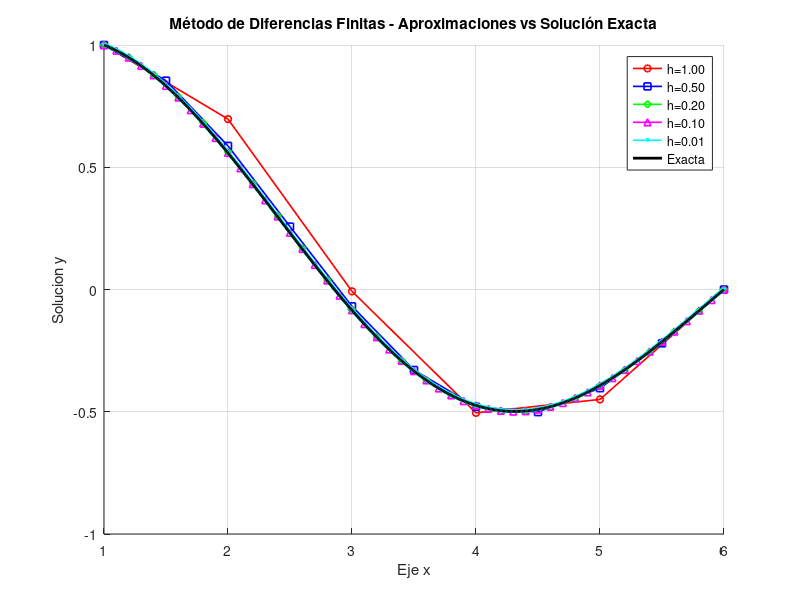

This figure's MATLAB source:
% Resolución mediante el algoritmo de Thomas

function p2_av5()
  diary("resultados_edo2.txt");
  diary on;
  % Definición de las funciones del problema
  p = @(x) -1 ./ x;
  q = @(x) 1 ./ (4 .* x.^2) - 1;
  r = @(x) 0 .* x;  % r(x) = 0 para este problema

  % Condiciones de frontera y dominio
  a = 1; b = 6;
  y0 = 1; yn = 0;

  % Solución exacta
  y_exacta = @(x) sin(6 - x) ./ (sin(5) .* sqrt(x));

  % Valores de h a utilizar
  H = [1, 0.5, 0.2, 0.1, 0.01];

  % Preparar la gráfica
  figure('visible', 'off');
  hold on;

  % Colores y marcadores para cada h
  colores = {'r-o', 'b-s', 'g-d', 'm-^', 'c-v'};

  % Tabla de errores
  fprintf('=============================================================\n');
  fprintf('  RESULTADOS DEL MÉTODO DE DIFERENCIAS FINITAS\n');
  fprintf('=============================================================\n\n');

  errores_max = zeros(1, length(H));

  for k = 1:length(H)
    h = H(k);
    fprintf('-------------------------------------------------------------\n');
    fprintf('  h = %.2f\n', h);
    fprintf('-------------------------------------------------------------\n');

    % Llamada a la función edo2
    [x_vec, y_vec] = edo2(p, q, r, h, a, b, y0, yn);

    % Solución exacta en los nodos
    y_ex = y_exacta(x_vec);

    % Error absoluto máximo
    error_max = max(abs(y_vec - y_ex));
    errores_max(k) = error_max;

    % Imprimir resultados
    fprintf('\n  Vector de nodos x:\n');
    fprintf('  ');
    for i = 1:length(x_vec)
      fprintf('%.4f  ', x_vec(i));
      if mod(i, 8) == 0 && i < length(x_vec)
        fprintf('\n  ');
      end
    end
    fprintf('\n');

    fprintf('\n  Aproximación numérica y:\n');
    fprintf('  ');
    for i = 1:length(y_vec)
      fprintf('%.6f  ', y_vec(i));
      if mod(i, 6) == 0 && i < length(y_vec)
        fprintf('\n  ');
      end
    end
    fprintf('\n');

    fprintf('\n  Solución exacta y_exacta:\n');
    fprintf('  ');
    for i = 1:length(y_ex)
      fprintf('%.6f  ', y_ex(i));
      if mod(i, 6) == 0 && i < length(y_ex)
        fprintf('\n  ');
      end
    end
    fprintf('\n');

    fprintf('\n  Error absoluto máximo: %.10e\n\n', error_max);

    % Graficar la aproximación (solo si h >= 0.1 para no saturar)
    if h >= 0.1
      plot(x_vec, y_vec, colores{k}, 'LineWidth', 1.2, 'MarkerSize', 5, ...
           'DisplayName', sprintf('h=%.2f', h));
    else
      plot(x_vec, y_vec, colores{k}, 'LineWidth', 1.2, 'MarkerSize', 2, ...
           'DisplayName', sprintf('h=%.2f', h));
    end
  end

  % Graficar la solución exacta
  x_fino = linspace(a, b, 500);
  y_fino = y_exacta(x_fino);
  plot(x_fino, y_fino, 'k-', 'LineWidth', 2, 'DisplayName', 'Exacta');

  % Configurar la gráfica
  xlabel('Eje x');
  ylabel('Solucion y');
  title('Método de Diferencias Finitas - Aproximaciones vs Solución Exacta');
  legend('Location', 'best');
  grid on;
  hold off;

  % Guardar la gráfica
  print('-dpng', '-r200', 'grafica_edo2.png');
  fprintf('Gráfica guardada como grafica_edo2.png\n');

  % Tabla resumen de errores
  fprintf('\n=============================================================\n');
  fprintf('  TABLA RESUMEN DE ERRORES MÁXIMOS\n');
  fprintf('=============================================================\n');
  fprintf('  %-12s | %-8s | %-20s\n', 'h', 'n', 'Error máximo absoluto');
  fprintf('  -------------|----------|----------------------\n');
  for k = 1:length(H)
    n = (b - a) / H(k);
    fprintf('  %-12.2f | %-8d | %.10e\n', H(k), n, errores_max(k));
  end
  fprintf('=============================================================\n');
    diary off;
end


function [x_vec, y_vec] = edo2(p, q, r, h, a, b, y0, yn)
  % Si nos dieran una cantidad de muestras habría que primero calcular el h pero en este caso ya nos lo dan

  % Número de subintervalos
  n = round((b - a) / h);

  % Generar los nodos interiores x1, x2, ..., x_{n-1}
  % (n-1 incógnitas)
  x_int = zeros(n-1, 1);

  for j = 1:(n-1)
    x_int(j) = a + j * h;
  end

  % evaluamos x en q y ahora qx guarda un vector
  % con todas las imágenes de x en relación a q
  px = p(x_int);

  % evaluamos x en p y ahora px guarda un vector
  % con todas las imágenes de x en relación a p
  qx = q(x_int);

  % evaluamos x en r y ahora px guarda un vector
  % con todas las imágenes de x en relación a r
  rx = r(x_int);

  m = n - 1;  % tamaño del sistema

  % Ahora que ya tenemos todos los valores de p(x) y q(x) procedemos a realizar el cálculo
  % de las diagonales de A.
  diag_principal = zeros(m, 1);
  diag_superior  = zeros(m-1, 1);
  diag_inferior  = zeros(m-1, 1);

  for j = 1:m
    diag_principal(j) = 2 + h^2 * qx(j);
  end

  for j = 1:(m-1)
    diag_superior(j) = -(1 - (h/2) * px(j));    % coeficiente de y_{j+1} en ecuación j
    diag_inferior(j) = -(1 + (h/2) * px(j+1));   % coeficiente de y_{j-1} en ecuación j+1
  end

  % Formar la matriz tridiagonal A
  A = diag(diag_principal) + diag(diag_superior, 1) + diag(diag_inferior, -1);

  % Construir el vector del lado derecho d
  d = -h^2 * rx;

  %Ahora se procede a calcular el vector d
  %Como nuestra ecuación no tiene una ecuación r(x), vamos a proceder analizamos los valores
  %alpha y beta ya que son los únicos que podría sumar algo al vector d.
  %Como alpha = 1 y beta = 0 el único factor que aporta es alpha para d1.
  d(1) = d(1) + (1 + (h/2) * px(1)) * y0;
  % Ecuación m: c_m * yn se mueve al lado derecho
  d(m) = d(m) + (1 - (h/2) * px(m)) * yn;

  % Resolver el sistema usando mldivide (equivalente al método de Thomas para tridiag)
  y_int = mldivide(A, d);

  % Ensamblar la solución completa
  x_vec = [a; x_int; b]';
  y_vec = [y0; y_int; yn]';
end
